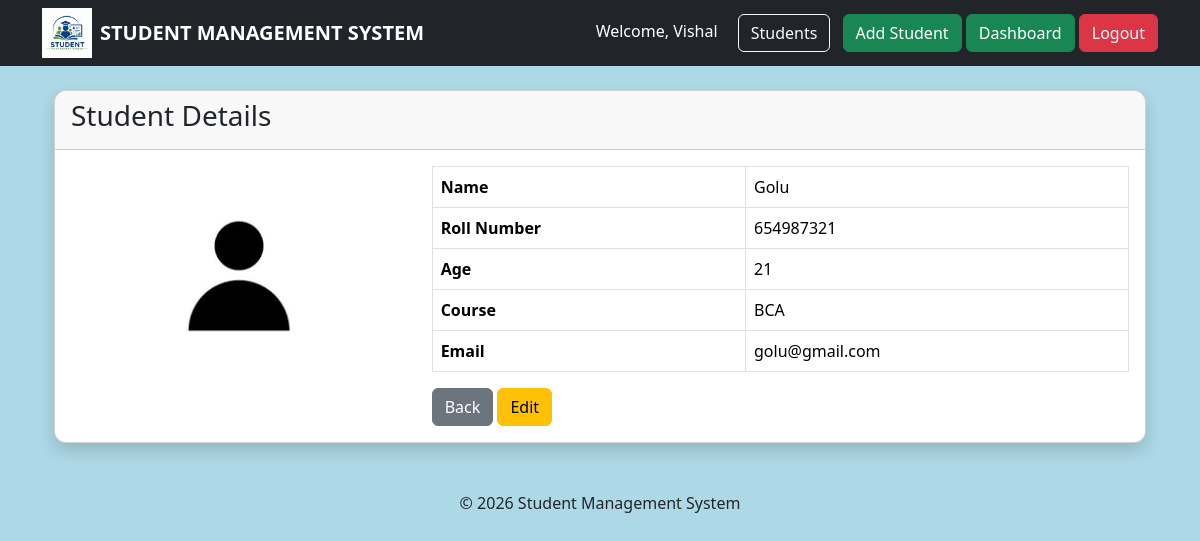
Page /students/20/ (signed in) on the committed database.
### students/models.py (models this page shows, shortened)
class Student(models.Model):
    id = models.BigAutoField(primary_key=True, auto_created =True)
    name = models.CharField(max_length=50)
    roll_number = models.IntegerField(unique=True)
    age = models.IntegerField()
    course = models.CharField(max_length=100)
    email = models.EmailField(unique=True)
    photo = models.ImageField(
        upload_to="students/",
        blank=True,
        null=True
    )

### students/views.py (the view)
# urls.py: path("students/<int:pk>/", views.StudentDetailView.as_view(), name="student_detail"),
class StudentDetailView(LoginRequiredMixin, DetailView):
    model = Student
    template_name = "students/student_detail.html"
    context_object_name = "student"

### templates/students/student_detail.html (shortened to what this page needs)
{% extends 'students/base.html' %}
{% load static %}
{% block content %}
    <div class="container mt-4">
        <div class="card shadow">
            <div class="card-header">
                <h3>Student Details</h3>
            </div>
            <div class="card-body">
                <div class="row">
                    <div class="col-md-4 text-center">
                        {% if student.photo %}
                            <img src="{{ student.photo.url }}" class="img-fluid rounded" width="220">
                        {% else %}
                            <img src="{% static 'images/default.jpg' %}" class="img-fluid rounded" width="220">
                        {% endif %}
                    </div>
                    <div class="col-md-8">
                        <table class="table table-bordered">
                            <tr>
                                <th>Name</th>
                                <td>{{ student.name }}</td>
                            </tr>
                            <tr>
                                <th>Roll Number</th>
                                <td>{{ student.roll_number }}</td>
                            </tr>
                            <tr>
                                <th>Age</th>
                                <td>{{ student.age }}</td>
                            </tr>
                            <tr>
                                <th>Course</th>
                                <td>{{ student.course }}</td>
                            </tr>
                            <tr>
                                <th>Email</th>
                                <td>{{ student.email }}</td>
                            </tr>
                        </table>
                        <a href="{% url 'student_list' %}" class="btn btn-secondary">Back</a>
                        {% if perms.students.change_student %}
                            <a href="{% url 'update_student' student.pk %}" class="btn btn-warning">Edit</a>
                        {% endif %}
                    </div>
                </div>
            </div>
        </div>
    </div>
{% endblock %}

### templates/students/base.html (shortened to what this page needs)
{% load static %}
<!DOCTYPE html>
<html lang="en">
<head>
    <link href="https://cdn.jsdelivr.net/npm/bootstrap@5.3.8/dist/css/bootstrap.min.css"
          rel="stylesheet">
    <link rel="stylesheet" href="{% static 'css/style.css' %}">
</head>
<body>
    <nav class="navbar navbar-expand-lg navbar-dark bg-dark">
        <div class="container">
            <img src="{% static 'images/logo.png' %}" width="50" height="50" alt="Logo">
            <a class="navbar-brand fw-bold ms-2" href="{% url 'home' %}">
                STUDENT MANAGEMENT SYSTEM
            </a>
            <div class="ms-auto">
                {% if user.is_authenticated %}
                    <span class="text-white me-3">
                        Welcome,
                        {{ user.username }}
                    </span>
                    <a class="btn btn-outline-light me-2" href="{% url 'student_list' %}">Students</a>
                    {% if perms.students.add_student %}
                        <a class="btn btn-success" href="{% url 'add_student' %}">Add Student</a>
                        <a class="btn btn-success" href="{% url 'dashboard' %}">Dashboard</a>
                    {% endif %}
                    <form action="{% url 'logout' %}" method="post" class="d-inline">
                        <button type="submit" class="btn btn-danger">Logout</button>
                    </form>
                {% else %}
                    <a href="{% url 'login' %}" class="btn btn-success">Login</a>
                    <a href="{% url 'register' %}" class="btn btn-primary">Register</a>
                {% endif %}
            </div>
        </div>
    </nav>
    <div class="container mt-4">
        {% block content %}
        {% endblock %}
    </div>
    <footer class="text-center mt-5 mb-3">
    © 2026 Student Management System
    </footer>
</body>
</html>

### static/css/style.css (style rules this page uses)
body { background: #ADD8E6; }
.card { border-radius:12px; }
table { background:white; }
.btn-success { transition: all 0.3s ease; }

### rows in the picture
Student: name "Golu", roll_number "654987321", age "21", course "BCA", email "golu@gmail.com"

### other values in the picture
{{ user.username }} "Vishal"
